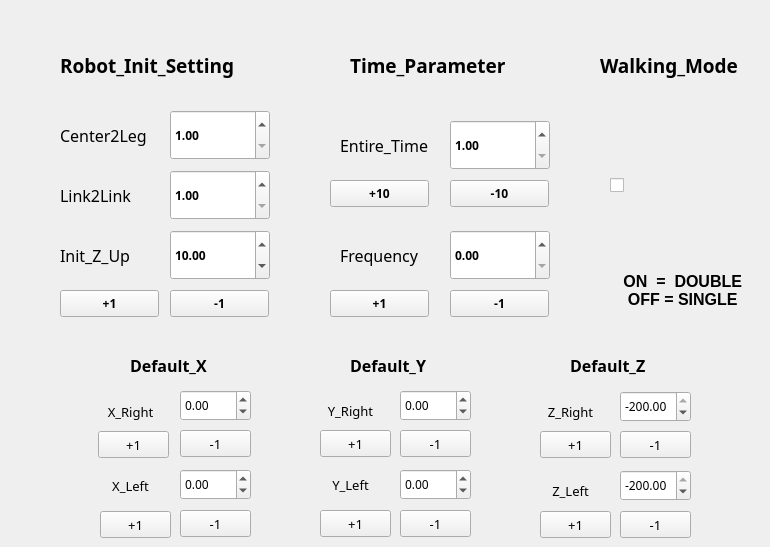
    <widget class="QWidget" name="tab">
     <attribute name="title">
      <string>Parameter</string>
     </attribute>
     <widget class="QDoubleSpinBox" name="Entire_Time_Box">
      <property name="geometry">
       <rect>
        <x>450</x>
        <y>120</y>
        <width>100</width>
        <height>50</height>
       </rect>
      </property>
      <property name="font">
       <font>
        <family>NanumBarunGothic</family>
        <weight>75</weight>
        <bold>true</bold>
       </font>
      </property>
      <property name="minimum">
       <double>1.000000000000000</double>
      </property>
      <property name="maximum">
       <double>500.000000000000000</double>
      </property>
     </widget>
     <widget class="QLabel" name="label">
      <property name="geometry">
       <rect>
        <x>340</x>
        <y>120</y>
        <width>110</width>
        <height>50</height>
       </rect>
      </property>
      <property name="font">
       <font>
        <family>NanumBarunGothic</family>
        <pointsize>12</pointsize>
        <weight>50</weight>
        <bold>false</bold>
       </font>
      </property>
      <property name="text">
       <string>Entire_Time</string>
      </property>
     </widget>
     <widget class="QPushButton" name="Entire_Time_Plus_Button">
      <property name="geometry">
       <rect>
        <x>330</x>
        <y>180</y>
        <width>99</width>
        <height>27</height>
       </rect>
      </property>
      <property name="font">
       <font>
        <family>NanumBarunGothic</family>
        <weight>75</weight>
        <bold>true</bold>
       </font>
      </property>
      <property name="text">
       <string>+10</string>
      </property>
     </widget>
     <widget class="QPushButton" name="Entire_Time_Minus_Button">
      <property name="geometry">
       <rect>
        <x>450</x>
        <y>180</y>
        <width>99</width>
        <height>27</height>
       </rect>
      </property>
      <property name="font">
       <font>
        <family>NanumBarunGothic</family>
        <weight>75</weight>
        <bold>true</bold>
       </font>
      </property>
      <property name="text">
       <string>-10</string>
      </property>
     </widget>
     <widget class="QLabel" name="label_2">
      <property name="geometry">
       <rect>
        <x>340</x>
        <y>230</y>
        <width>110</width>
        <height>50</height>
       </rect>
      </property>
      <property name="font">
       <font>
        <family>NanumBarunGothic</family>
        <pointsize>12</pointsize>
        <weight>50</weight>
        <bold>false</bold>
       </font>
      </property>
      <property name="text">
       <string>Frequency</string>
      </property>
     </widget>
     <widget class="QDoubleSpinBox" name="Frequency_Box">
      <property name="geometry">
       <rect>
        <x>450</x>
        <y>230</y>
        <width>100</width>
        <height>50</height>
       </rect>
      </property>
      <property name="font">
       <font>
        <family>NanumBarunGothic</family>
        <weight>75</weight>
        <bold>true</bold>
       </font>
      </property>
      <property name="singleStep">
       <double>0.100000000000000</double>
      </property>
     </widget>
     <widget class="QPushButton" name="Frequency_Minus_Button">
      <property name="geometry">
       <rect>
        <x>450</x>
        <y>290</y>
        <width>99</width>
        <height>27</height>
       </rect>
      </property>
      <property name="font">
       <font>
        <family>NanumBarunGothic</family>
        <weight>75</weight>
        <bold>true</bold>
       </font>
      </property>
      <property name="text">
       <string>-1</string>
      </property>
     </widget>
     <widget class="QPushButton" name="Frequency_Plus_Button">
      <property name="geometry">
       <rect>
        <x>330</x>
        <y>290</y>
        <width>99</width>
        <height>27</height>
       </rect>
      </property>
      <property name="font">
       <font>
        <family>NanumBarunGothic</family>
        <weight>75</weight>
        <bold>true</bold>
       </font>
      </property>
      <property name="text">
       <string>+1</string>
      </property>
     </widget>
     <widget class="QLabel" name="label_3">
      <property name="geometry">
       <rect>
        <x>350</x>
        <y>40</y>
        <width>181</width>
        <height>50</height>
       </rect>
      </property>
      <property name="font">
       <font>
        <family>NanumBarunGothic</family>
        <pointsize>14</pointsize>
        <weight>75</weight>
        <bold>true</bold>
       </font>
      </property>
      <property name="text">
       <string>Time_Parameter</string>
      </property>
     </widget>
     <widget class="QLabel" name="label_15">
      <property name="geometry">
       <rect>
        <x>100</x>
        <y>470</y>
        <width>61</width>
        <height>31</height>
       </rect>
      </property>
      <property name="font">
       <font>
        <family>NanumBarunGothic</family>
        <pointsize>10</pointsize>
        <weight>50</weight>
        <bold>false</bold>
       </font>
      </property>
      <property name="text">
       <string>X_Left</string>
      </property>
      <property name="alignment">
       <set>Qt::AlignCenter</set>
      </property>
     </widget>
     <widget class="QLabel" name="label_13">
      <property name="geometry">
       <rect>
        <x>100</x>
        <y>401</y>
        <width>61</width>
        <height>21</height>
       </rect>
      </property>
      <property name="font">
       <font>
        <family>NanumBarunGothic</family>
        <pointsize>10</pointsize>
        <weight>50</weight>
        <bold>false</bold>
       </font>
      </property>
      <property name="text">
       <string>X_Right</string>
      </property>
      <property name="alignment">
       <set>Qt::AlignCenter</set>
      </property>
     </widget>
     <widget class="QDoubleSpinBox" name="Default_X_Left_Box">
      <property name="geometry">
       <rect>
        <x>180</x>
        <y>469</y>
        <width>71</width>
        <height>31</height>
       </rect>
      </property>
      <property name="font">
       <font>
        <family>NanumBarunGothic</family>
        <pointsize>9</pointsize>
        <weight>50</weight>
        <bold>false</bold>
       </font>
      </property>
      <property name="minimum">
       <double>-100.000000000000000</double>
      </property>
      <property name="maximum">
       <double>100.000000000000000</double>
      </property>
     </widget>
     <widget class="QPushButton" name="Default_X_Right_Plus_Button">
      <property name="geometry">
       <rect>
        <x>98</x>
        <y>431</y>
        <width>71</width>
        <height>27</height>
       </rect>
      </property>
      <property name="font">
       <font>
        <family>NanumBarunGothic</family>
        <pointsize>10</pointsize>
        <weight>50</weight>
        <bold>false</bold>
       </font>
      </property>
      <property name="text">
       <string>+1</string>
      </property>
     </widget>
     <widget class="QPushButton" name="Default_X_Left_Plus_Button">
      <property name="geometry">
       <rect>
        <x>100</x>
        <y>511</y>
        <width>71</width>
        <height>27</height>
       </rect>
      </property>
      <property name="font">
       <font>
        <family>NanumBarunGothic</family>
        <pointsize>10</pointsize>
        <weight>50</weight>
        <bold>false</bold>
       </font>
      </property>
      <property name="text">
       <string>+1</string>
      </property>
     </widget>
     <widget class="QPushButton" name="Default_X_Right_Minus_Button">
      <property name="geometry">
       <rect>
        <x>180</x>
        <y>430</y>
        <width>71</width>
        <height>27</height>
       </rect>
      </property>
      <property name="font">
       <font>
        <family>NanumBarunGothic</family>
        <pointsize>10</pointsize>
        <weight>50</weight>
        <bold>false</bold>
       </font>
      </property>
      <property name="text">
       <string>-1</string>
      </property>
     </widget>
     <widget class="QPushButton" name="Default_X_Left_Minus_Button">
      <property name="geometry">
       <rect>
        <x>180</x>
        <y>510</y>
        <width>71</width>
        <height>27</height>
       </rect>
      </property>
      <property name="font">
       <font>
        <family>NanumBarunGothic</family>
        <pointsize>10</pointsize>
        <weight>50</weight>
        <bold>false</bold>
       </font>
      </property>
      <property name="text">
       <string>-1</string>
      </property>
     </widget>
     <widget class="QDoubleSpinBox" name="Default_X_Right_Box">
      <property name="geometry">
       <rect>
        <x>180</x>
        <y>390</y>
        <width>71</width>
        <height>31</height>
       </rect>
      </property>
      <property name="font">
       <font>
        <family>NanumBarunGothic</family>
        <pointsize>9</pointsize>
        <weight>50</weight>
        <bold>false</bold>
       </font>
      </property>
      <property name="minimum">
       <double>-100.000000000000000</double>
      </property>
      <property name="maximum">
       <double>100.000000000000000</double>
      </property>
     </widget>
     <widget class="QLabel" name="label_14">
      <property name="geometry">
       <rect>
        <x>130</x>
        <y>350</y>
        <width>91</width>
        <height>31</height>
       </rect>
      </property>
      <property name="font">
       <font>
        <family>NanumBarunGothic</family>
        <pointsize>12</pointsize>
        <weight>75</weight>
        <bold>true</bold>
       </font>
      </property>
      <property name="text">
       <string>Default_X</string>
      </property>
     </widget>
     <widget class="QLabel" name="label_16">
      <property name="geometry">
       <rect>
        <x>320</x>
        <y>400</y>
        <width>61</width>
        <height>21</height>
       </rect>
      </property>
      <property name="font">
       <font>
        <family>NanumBarunGothic</family>
        <pointsize>10</pointsize>
        <weight>50</weight>
        <bold>false</bold>
       </font>
      </property>
      <property name="text">
       <string>Y_Right</string>
      </property>
      <property name="alignment">
       <set>Qt::AlignCenter</set>
      </property>
     </widget>
     <widget class="QDoubleSpinBox" name="Default_Y_Left_Box">
      <property name="geometry">
       <rect>
        <x>400</x>
        <y>469</y>
        <width>71</width>
        <height>31</height>
       </rect>
      </property>
      <property name="font">
       <font>
        <family>NanumBarunGothic</family>
        <pointsize>9</pointsize>
        <weight>50</weight>
        <bold>false</bold>
       </font>
      </property>
      <property name="minimum">
       <double>-100.000000000000000</double>
      </property>
      <property name="maximum">
       <double>100.000000000000000</double>
      </property>
     </widget>
     <widget class="QPushButton" name="Default_Y_Right_Plus_Button">
      <property name="geometry">
       <rect>
        <x>320</x>
        <y>430</y>
        <width>71</width>
        <height>27</height>
       </rect>
      </property>
      <property name="font">
       <font>
        <family>NanumBarunGothic</family>
        <pointsize>10</pointsize>
        <weight>50</weight>
        <bold>false</bold>
       </font>
      </property>
      <property name="text">
       <string>+1</string>
      </property>
     </widget>
     <widget class="QPushButton" name="Default_Y_Left_Plus_Button">
      <property name="geometry">
       <rect>
        <x>320</x>
        <y>510</y>
        <width>71</width>
        <height>27</height>
       </rect>
      </property>
      <property name="font">
       <font>
        <family>NanumBarunGothic</family>
        <pointsize>10</pointsize>
        <weight>50</weight>
        <bold>false</bold>
       </font>
      </property>
      <property name="text">
       <string>+1</string>
      </property>
     </widget>
     <widget class="QPushButton" name="Default_Y_Right_Minus_Button">
      <property name="geometry">
       <rect>
        <x>400</x>
        <y>430</y>
        <width>71</width>
        <height>27</height>
       </rect>
      </property>
      <property name="font">
       <font>
        <family>NanumBarunGothic</family>
        <pointsize>10</pointsize>
        <weight>50</weight>
        <bold>false</bold>
       </font>
      </property>
      <property name="text">
       <string>-1</string>
      </property>
     </widget>
     <widget class="QLabel" name="label_17">
      <property name="geometry">
       <rect>
        <x>320</x>
        <y>469</y>
        <width>61</width>
        <height>31</height>
       </rect>
      </property>
      <property name="font">
       <font>
        <family>NanumBarunGothic</family>
        <pointsize>10</pointsize>
        <weight>50</weight>
        <bold>false</bold>
       </font>
      </property>
      <property name="text">
       <string>Y_Left</string>
      </property>
      <property name="alignment">
       <set>Qt::AlignCenter</set>
      </property>
     </widget>
     <widget class="QPushButton" name="Default_Y_Left_Minus_Button">
      <property name="geometry">
       <rect>
        <x>400</x>
        <y>510</y>
        <width>71</width>
        <height>27</height>
       </rect>
      </property>
      <property name="font">
       <font>
        <family>NanumBarunGothic</family>
        <pointsize>10</pointsize>
        <weight>50</weight>
        <bold>false</bold>
       </font>
      </property>
      <property name="text">
       <string>-1</string>
      </property>
     </widget>
     <widget class="QDoubleSpinBox" name="Default_Y_Right_Box">
      <property name="geometry">
       <rect>
        <x>400</x>
        <y>390</y>
        <width>71</width>
        <height>31</height>
       </rect>
      </property>
      <property name="font">
       <font>
        <family>NanumBarunGothic</family>
        <pointsize>9</pointsize>
        <weight>50</weight>
        <bold>false</bold>
       </font>
      </property>
      <property name="minimum">
       <double>-100.000000000000000</double>
      </property>
      <property name="maximum">
       <double>100.000000000000000</double>
      </property>
     </widget>
     <widget class="QLabel" name="label_18">
      <property name="geometry">
       <rect>
        <x>350</x>
        <y>350</y>
        <width>91</width>
        <height>31</height>
       </rect>
      </property>
      <property name="font">
       <font>
        <family>NanumBarunGothic</family>
        <pointsize>12</pointsize>
        <weight>75</weight>
        <bold>true</bold>
       </font>
      </property>
      <property name="text">
       <string>Default_Y</string>
      </property>
     </widget>
     <widget class="QLabel" name="label_21">
      <property name="geometry">
       <rect>
        <x>570</x>
        <y>350</y>
        <width>91</width>
        <height>31</height>
       </rect>
      </property>
      <property name="font">
       <font>
        <family>NanumBarunGothic</family>
        <pointsize>12</pointsize>
        <weight>75</weight>
        <bold>true</bold>
       </font>
      </property>
      <property name="text">
       <string>Default_Z</string>
      </property>
     </widget>
     <widget class="QPushButton" name="Default_Z_Left_Plus_Button">
      <property name="geometry">
       <rect>
        <x>540</x>
        <y>511</y>
        <width>71</width>
        <height>27</height>
       </rect>
      </property>
      <property name="font">
       <font>
        <family>NanumBarunGothic</family>
        <pointsize>10</pointsize>
        <weight>50</weight>
        <bold>false</bold>
       </font>
      </property>
      <property name="text">
       <string>+1</string>
      </property>
     </widget>
     <widget class="QLabel" name="label_20">
      <property name="geometry">
       <rect>
        <x>540</x>
        <y>480</y>
        <width>61</width>
        <height>21</height>
       </rect>
      </property>
      <property name="font">
       <font>
        <family>NanumBarunGothic</family>
        <pointsize>10</pointsize>
        <weight>50</weight>
        <bold>false</bold>
       </font>
      </property>
      <property name="text">
       <string>Z_Left</string>
      </property>
      <property name="alignment">
       <set>Qt::AlignCenter</set>
      </property>
     </widget>
     <widget class="QLabel" name="label_19">
      <property name="geometry">
       <rect>
        <x>540</x>
        <y>401</y>
        <width>61</width>
        <height>21</height>
       </rect>
      </property>
      <property name="font">
       <font>
        <family>NanumBarunGothic</family>
        <pointsize>10</pointsize>
        <weight>50</weight>
        <bold>false</bold>
       </font>
      </property>
      <property name="text">
       <string>Z_Right</string>
      </property>
      <property name="alignment">
       <set>Qt::AlignCenter</set>
      </property>
     </widget>
     <widget class="QPushButton" name="Default_Z_Left_Minus_Button">
      <property name="geometry">
       <rect>
        <x>620</x>
        <y>511</y>
        <width>71</width>
        <height>27</height>
       </rect>
      </property>
      <property name="font">
       <font>
        <family>NanumBarunGothic</family>
        <pointsize>10</pointsize>
        <weight>50</weight>
        <bold>false</bold>
       </font>
      </property>
      <property name="text">
       <string>-1</string>
      </property>
     </widget>
     <widget class="QDoubleSpinBox" name="Default_Z_Left_Box">
      <property name="geometry">
       <rect>
        <x>620</x>
        <y>470</y>
        <width>71</width>
        <height>31</height>
       </rect>
      </property>
      <property name="font">
       <font>
        <family>NanumBarunGothic</family>
        <pointsize>9</pointsize>
        <weight>50</weight>
        <bold>false</bold>
       </font>
      </property>
      <property name="decimals">
       <number>2</number>
      </property>
      <property name="minimum">
       <double>-300.000000000000000</double>
      </property>
      <property name="maximum">
       <double>-200.000000000000000</double>
      </property>
      <property name="value">
       <double>-200.000000000000000</double>
      </property>
     </widget>
     <widget class="QDoubleSpinBox" name="Default_Z_Right_Box">
      <property name="geometry">
       <rect>
        <x>620</x>
        <y>391</y>
        <width>71</width>
        <height>31</height>
       </rect>
      </property>
      <property name="font">
       <font>
        <family>NanumBarunGothic</family>
        <pointsize>9</pointsize>
        <weight>50</weight>
        <bold>false</bold>
       </font>
      </property>
      <property name="minimum">
       <double>-300.000000000000000</double>
      </property>
      <property name="maximum">
       <double>-200.000000000000000</double>
      </property>
      <property name="value">
       <double>-200.000000000000000</double>
      </property>
     </widget>
     <widget class="QPushButton" name="Default_Z_Right_Plus_Button">
      <property name="geometry">
       <rect>
        <x>540</x>
        <y>431</y>
        <width>71</width>
        <height>27</height>
       </rect>
      </property>
      <property name="font">
       <font>
        <family>NanumBarunGothic</family>
        <pointsize>10</pointsize>
        <weight>50</weight>
        <bold>false</bold>
       </font>
      </property>
      <property name="text">
       <string>+1</string>
      </property>
     </widget>
     <widget class="QPushButton" name="Default_Z_Right_Minus_Button">
      <property name="geometry">
       <rect>
        <x>620</x>
        <y>431</y>
        <width>71</width>
        <height>27</height>
       </rect>
      </property>
      <property name="font">
       <font>
        <family>NanumBarunGothic</family>
        <pointsize>10</pointsize>
        <weight>50</weight>
        <bold>false</bold>
       </font>
      </property>
      <property name="text">
       <string>-1</string>
      </property>
     </widget>
     <widget class="QCheckBox" name="Ratio_Check_Box">
      <property name="geometry">
       <rect>
        <x>610</x>
        <y>120</y>
        <width>131</width>
        <height>131</height>
       </rect>
      </property>
      <property name="font">
       <font>
        <pointsize>18</pointsize>
        <italic>true</italic>
       </font>
      </property>
      <property name="layoutDirection">
       <enum>Qt::LeftToRight</enum>
      </property>
      <property name="autoFillBackground">
       <bool>false</bool>
      </property>
      <property name="text">
       <string/>
      </property>
      <property name="icon">
       <iconset>
        <normaloff>:/images/run.png</normaloff>:/images/run.png</iconset>
      </property>
      <property name="iconSize">
       <size>
        <width>100</width>
        <height>150</height>
       </size>
      </property>
     </widget>
     <widget class="QLabel" name="label_102">
      <property name="geometry">
       <rect>
        <x>60</x>
        <y>40</y>
        <width>221</width>
        <height>50</height>
       </rect>
      </property>
      <property name="font">
       <font>
        <family>NanumBarunGothic</family>
        <pointsize>14</pointsize>
        <weight>75</weight>
        <bold>true</bold>
       </font>
      </property>
      <property name="text">
       <string>Robot_Init_Setting</string>
      </property>
     </widget>
     <widget class="QLabel" name="label_4">
      <property name="geometry">
       <rect>
        <x>610</x>
        <y>270</y>
        <width>141</width>
        <height>41</height>
       </rect>
      </property>
      <property name="font">
       <font>
        <pointsize>12</pointsize>
        <weight>75</weight>
        <bold>true</bold>
       </font>
      </property>
      <property name="layoutDirection">
       <enum>Qt::LeftToRight</enum>
      </property>
      <property name="text">
       <string> ON  =  DOUBLE
 OFF = SINGLE</string>
      </property>
      <property name="alignment">
       <set>Qt::AlignCenter</set>
      </property>
     </widget>
     <widget class="QLabel" name="label_10">
      <property name="geometry">
       <rect>
        <x>60</x>
        <y>170</y>
        <width>91</width>
        <height>50</height>
       </rect>
      </property>
      <property name="font">
       <font>
        <family>NanumBarunGothic</family>
        <pointsize>12</pointsize>
        <weight>50</weight>
        <bold>false</bold>
       </font>
      </property>
      <property name="text">
       <string>Link2Link</string>
      </property>
     </widget>
     <widget class="QDoubleSpinBox" name="Link2Link_Box">
      <property name="geometry">
       <rect>
        <x>170</x>
        <y>170</y>
        <width>100</width>
        <height>50</height>
       </rect>
      </property>
      <property name="font">
       <font>
        <family>NanumBarunGothic</family>
        <weight>75</weight>
        <bold>true</bold>
       </font>
      </property>
      <property name="minimum">
       <double>1.000000000000000</double>
      </property>
      <property name="maximum">
       <double>150.000000000000000</double>
      </property>
      <property name="singleStep">
       <double>0.100000000000000</double>
      </property>
     </widget>
     <widget class="QLabel" name="label_7">
      <property name="geometry">
       <rect>
        <x>60</x>
        <y>110</y>
        <width>101</width>
        <height>50</height>
       </rect>
      </property>
      <property name="font">
       <font>
        <family>NanumBarunGothic</family>
        <pointsize>12</pointsize>
        <weight>50</weight>
        <bold>false</bold>
       </font>
      </property>
      <property name="text">
       <string>Center2Leg</string>
      </property>
     </widget>
     <widget class="QLabel" name="label_103">
      <property name="geometry">
       <rect>
        <x>60</x>
        <y>230</y>
        <width>91</width>
        <height>50</height>
       </rect>
      </property>
      <property name="font">
       <font>
        <family>NanumBarunGothic</family>
        <pointsize>12</pointsize>
        <weight>50</weight>
        <bold>false</bold>
       </font>
      </property>
      <property name="text">
       <string>Init_Z_Up</string>
      </property>
     </widget>
     <widget class="QDoubleSpinBox" name="Init_Z_Up_Box">
      <property name="geometry">
       <rect>
        <x>170</x>
        <y>230</y>
        <width>100</width>
        <height>50</height>
       </rect>
      </property>
      <property name="font">
       <font>
        <family>NanumBarunGothic</family>
        <weight>75</weight>
        <bold>true</bold>
       </font>
      </property>
      <property name="minimum">
       <double>1.000000000000000</double>
      </property>
      <property name="maximum">
       <double>75.000000000000000</double>
      </property>
      <property name="singleStep">
       <double>0.100000000000000</double>
      </property>
      <property name="value">
       <double>10.000000000000000</double>
      </property>
     </widget>
     <widget class="QPushButton" name="Init_Z_Up_Plus_Button">
      <property name="geometry">
       <rect>
        <x>60</x>
        <y>290</y>
        <width>99</width>
        <height>27</height>
       </rect>
      </property>
      <property name="font">
       <font>
        <family>NanumBarunGothic</family>
        <weight>75</weight>
        <bold>true</bold>
       </font>
      </property>
      <property name="text">
       <string>+1</string>
      </property>
     </widget>
     <widget class="QDoubleSpinBox" name="Center2Leg_Box">
      <property name="geometry">
       <rect>
        <x>170</x>
        <y>110</y>
        <width>100</width>
        <height>50</height>
       </rect>
      </property>
      <property name="font">
       <font>
        <family>NanumBarunGothic</family>
        <weight>75</weight>
        <bold>true</bold>
       </font>
      </property>
      <property name="minimum">
       <double>1.000000000000000</double>
      </property>
      <property name="maximum">
       <double>100.000000000000000</double>
      </property>
      <property name="singleStep">
       <double>0.100000000000000</double>
      </property>
     </widget>
     <widget class="QPushButton" name="Init_Z_Up_Minus_Button">
      <property name="geometry">
       <rect>
        <x>170</x>
        <y>290</y>
        <width>99</width>
        <height>27</height>
       </rect>
      </property>
      <property name="font">
       <font>
        <family>NanumBarunGothic</family>
        <weight>75</weight>
        <bold>true</bold>
       </font>
      </property>
      <property name="text">
       <string>-1</string>
      </property>
     </widget>
     <widget class="QLabel" name="label_5">
      <property name="geometry">
       <rect>
        <x>600</x>
        <y>50</y>
        <width>161</width>
        <height>31</height>
       </rect>
      </property>
      <property name="font">
       <font>
        <family>NanumBarunGothic</family>
        <pointsize>14</pointsize>
        <weight>75</weight>
        <bold>true</bold>
       </font>
      </property>
      <property name="text">
       <string>Walking_Mode</string>
      </property>
     </widget>
    </widget>
